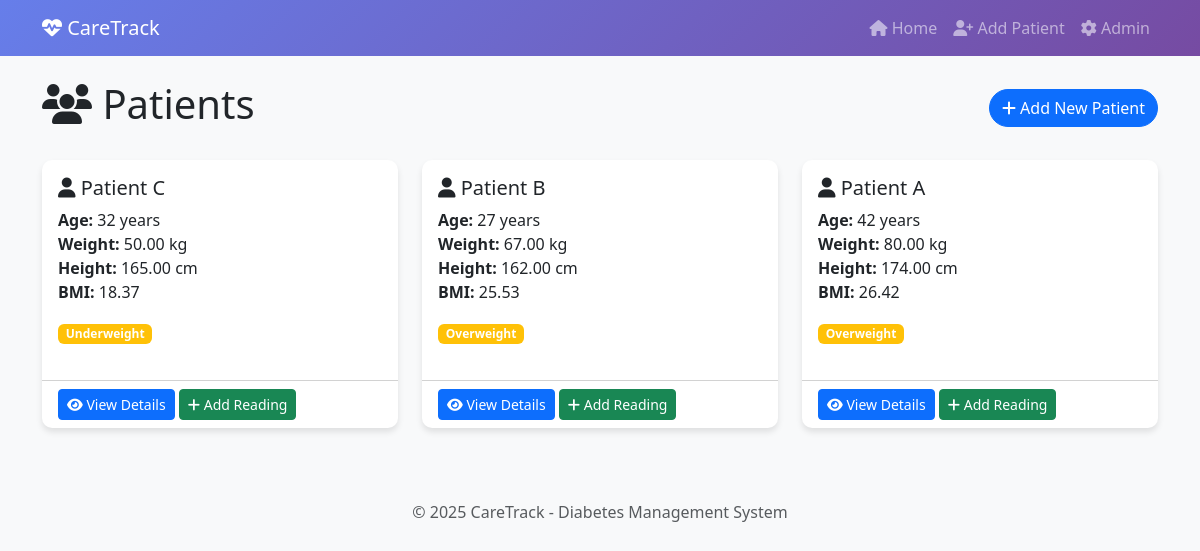
The page / on the database its author committed.
### app/models.py (models this page shows, shortened)
class Patient(models.Model):
    name = models.CharField(max_length=100, help_text="Patient's full name")
    age = models.PositiveIntegerField(
        validators=[MinValueValidator(1), MaxValueValidator(120)],
        help_text="Age in years"
    )
    weight = models.DecimalField(
        max_digits=5,      # Total digits (e.g., 150.5 = 4 digits)
        decimal_places=2,  # Digits after decimal
        help_text="Weight in kg"
    )
    height = models.DecimalField(
        max_digits=5,
        decimal_places=2,
        help_text="Height in cm"
    )
    bmi = models.DecimalField(
        max_digits=4,
        decimal_places=2,
        blank=True,  # Can be empty initially
        null=True,   # Can be NULL in database
        help_text="Body Mass Index (calculated automatically)"
    )
    created_at = models.DateTimeField(auto_now_add=True)  # Set once when created
    updated_at = models.DateTimeField(auto_now=True)      # Updates every time we save
    def save(self, *args, **kwargs):
        """Override save to calculate BMI before saving"""
        self.calculate_bmi()
        super().save(*args, **kwargs)
    class Meta:
        ordering = ['-created_at']  # Newest first

### app/views.py (the view)
# urls.py: 2. Add a URL to urlpatterns:  path('', views.home, name='home')
def home(request):
    patients = Patient.objects.all()
    context = {
        'patients': patients,
    }
    return render(request, 'app/home.html', context)

### app/templates/app/home.html (shortened to what this page needs)
{% extends 'app/base.html' %}
{% block content %}
<div class="row">
    <div class="col-md-12">
        <div class="d-flex justify-content-between align-items-center mb-4">
            <h1><i class="fas fa-users"></i> Patients</h1>
            <a href="{% url 'app:add_patient' %}" class="btn btn-primary btn-custom">
                <i class="fas fa-plus"></i> Add New Patient
            </a>
        </div>
        {% if patients %}
            <div class="row">
                {% for patient in patients %}
                <div class="col-md-4 mb-4">
                    <div class="card h-100">
                        <div class="card-body">
                            <h5 class="card-title">
                                <i class="fas fa-user"></i> {{ patient.name }}
                            </h5>
                            <p class="card-text">
                                <strong>Age:</strong> {{ patient.age }} years<br>
                                <strong>Weight:</strong> {{ patient.weight }} kg<br>
                                <strong>Height:</strong> {{ patient.height }} cm<br>
                                <strong>BMI:</strong> {{ patient.bmi|floatformat:2 }}
                            </p>
                            {% if patient.bmi < 18.5 %}
                                <span class="badge bg-warning">Underweight</span>
                            {% elif patient.bmi < 25 %}
                                <span class="badge bg-success">Normal</span>
                            {% elif patient.bmi < 30 %}
                                <span class="badge bg-warning">Overweight</span>
                            {% else %}
                                <span class="badge bg-danger">Obese</span>
                            {% endif %}
                        </div>
                        <div class="card-footer bg-transparent">
                            <a href="{% url 'app:patient_detail' patient.pk %}" class="btn btn-sm btn-primary">
                                <i class="fas fa-eye"></i> View Details
                            </a>
                            <a href="{% url 'app:add_sugar_reading' patient.pk %}" class="btn btn-sm btn-success">
                                <i class="fas fa-plus"></i> Add Reading
                            </a>
                        </div>
                    </div>
                </div>
                {% endfor %}
            </div>
        {% else %}
            <div class="alert alert-info text-center">
                <i class="fas fa-info-circle"></i> No patients registered yet.
                <a href="{% url 'app:add_patient' %}">Add your first patient</a>
            </div>
        {% endif %}
    </div>
</div>
{% endblock %}

### app/templates/app/base.html (shortened to what this page needs)
<!DOCTYPE html>
<html lang="en">
<head>
    <link href="https://cdn.jsdelivr.net/npm/bootstrap@5.3.0/dist/css/bootstrap.min.css" rel="stylesheet">
    <link rel="stylesheet" href="https://cdnjs.cloudflare.com/ajax/libs/font-awesome/6.4.0/css/all.min.css">
</head>
<body>
    <nav class="navbar navbar-expand-lg navbar-dark">
        <div class="container">
            <a class="navbar-brand" href="{% url 'app:home' %}">
                <i class="fas fa-heartbeat"></i> CareTrack
            </a>
            <div class="collapse navbar-collapse" id="navbarNav">
                <ul class="navbar-nav ms-auto">
                    <li class="nav-item">
                        <a class="nav-link" href="{% url 'app:home' %}">
                            <i class="fas fa-home"></i> Home
                        </a>
                    </li>
                    <li class="nav-item">
                        <a class="nav-link" href="{% url 'app:add_patient' %}">
                            <i class="fas fa-user-plus"></i> Add Patient
                        </a>
                    </li>
                    <li class="nav-item">
                        <a class="nav-link" href="/admin/">
                            <i class="fas fa-cog"></i> Admin
                        </a>
                    </li>
                </ul>
            </div>
        </div>
    </nav>
    <div class="container mt-4">
        {% block content %}
        {% endblock %}
    </div>
    <footer class="text-center mt-5 mb-3 text-muted">
        <p>&copy; 2025 CareTrack - Diabetes Management System</p>
    </footer>
</body>
</html>

### app/templates/app/base.html (style rules this page uses)
body { background-color: #f8f9fa; }
.navbar { background: linear-gradient(135deg, #667eea 0%, #764ba2 100%); }
.card { box-shadow: 0 4px 6px rgba(0,0,0,0.1); border: none; border-radius: 10px; margin-bottom: 20px; }
.btn-custom { border-radius: 20px; }

### rows shown on the page
Patient: name "Patient C", age "32", weight "50.00", height "165.00", bmi "18.37", shows "Underweight"
Patient: name "Patient B", age "27", weight "67.00", height "162.00", bmi "25.53", shows "Overweight"
Patient: name "Patient A", age "42", weight "80.00", height "174.00", bmi "26.42", shows "Overweight"
